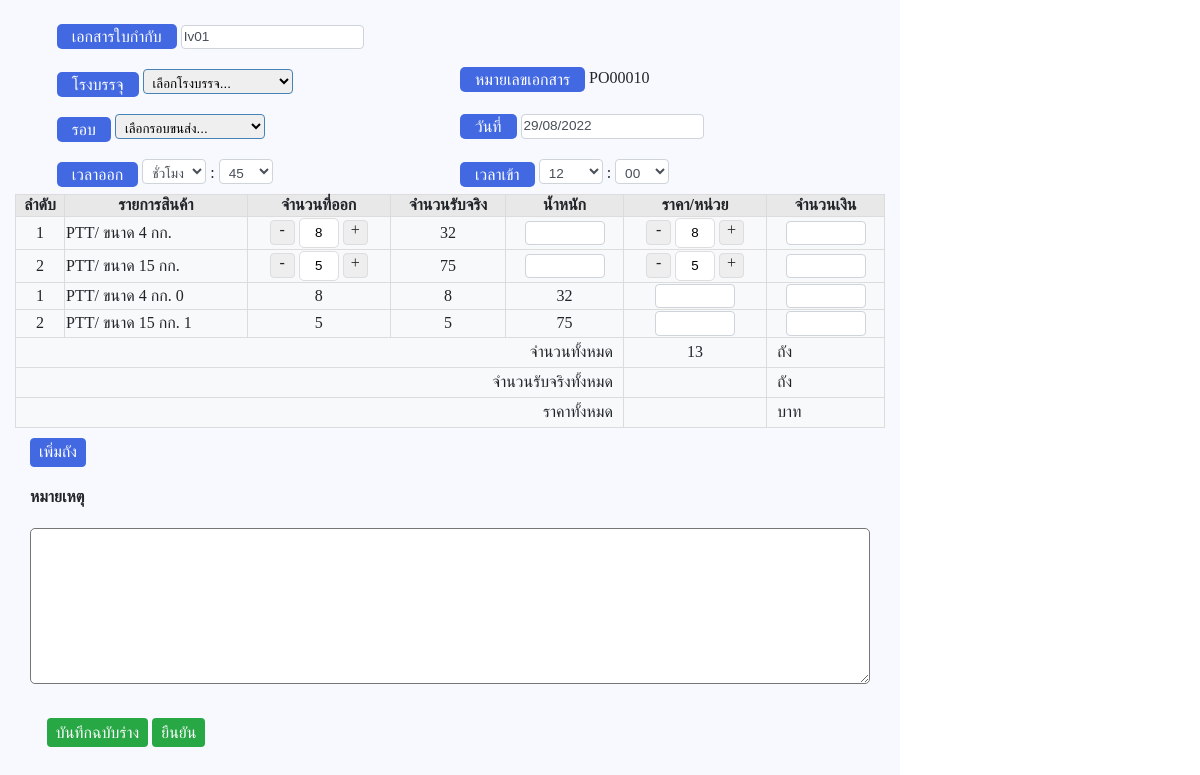
The app's page /edit/old_editPO.php?id=PO00010 with its own data.
### tables this page shows
CREATE TABLE `tb_head_preorder`  (
  `head_po_id` int(11) NOT NULL AUTO_INCREMENT,
  `head_po_title` varchar(255) NULL DEFAULT NULL COMMENT 'หัวข้อ',
  `head_po_docnumber` varchar(255) NULL DEFAULT NULL COMMENT 'หมายเลขเอกสาร',
  `head_po_status` text NULL COMMENT 'สถานะ',
  `head_po_fillstation` varchar(255) NULL DEFAULT NULL COMMENT 'โรงบรรจุ',
  `head_po_comment` text NULL COMMENT 'หมายเหตุ',
  `head_po_round` int(1) NULL DEFAULT NULL COMMENT 'รอบ',
  `head_po_creator` varchar(255) NULL DEFAULT NULL COMMENT 'id ผู้สร้างเอกสาร',
  `head_po_stock_status` enum('Draft','Confirm','Cancel') NULL DEFAULT 'Draft' COMMENT 'สถานะการตัด stock\r\nDraft = ฉบับร่าง\r\nConfirm = ยืนยัน\r\nCancel = ยกเลิก',
  `head_po_docdate` timestamp(0) NULL DEFAULT NULL COMMENT 'วันที่บนเอกสาร',
  `head_po_carID` varchar(255) NULL DEFAULT NULL COMMENT 'id รถ',
  `head_po_driverID` varchar(255) NULL DEFAULT NULL COMMENT 'id คนชับรถ',
  `active_status` enum('Y','N') NULL DEFAULT 'Y' COMMENT 'สถานะการใช้งาน Y = ปกติ, N = ลบ',
  `created_at` timestamp(0) NULL DEFAULT current_timestamp(0) ON UPDATE CURRENT_TIMESTAMP(0),
  `updated_at` timestamp(0) NULL DEFAULT NULL,
  `deleted_at` timestamp(0) NULL DEFAULT NULL,
  PRIMARY KEY (`head_po_id`) USING BTREE
);

CREATE TABLE `tb_head_po_receipt`  (
  `head_pr_id` int(11) NOT NULL AUTO_INCREMENT,
  `head_pr_docnumber` varchar(255) NULL DEFAULT NULL COMMENT 'หมายเลขเอกสาร PR',
  `head_pr_doc_ref` varchar(255) NULL DEFAULT NULL COMMENT 'หมายเลขเอกสารอ้างอิง',
  `head_pr_docnumber_po` varchar(255) NULL DEFAULT NULL COMMENT 'POID',
  `head_pr_fillstation` varchar(255) NULL DEFAULT NULL COMMENT 'โรงบรรจุ',
  `head_pr_creator` varchar(255) NULL DEFAULT NULL COMMENT 'id ผู้สร้างเอกสาร',
  `head_pr_total_amount` int(11) NULL DEFAULT NULL COMMENT 'จำนวนถังทั้งหมด',
  `head_pr_total_price` decimal(11, 0) NULL DEFAULT NULL COMMENT 'ราคาทั้งหมด',
  `head_pr_timeIn` time(0) NULL DEFAULT NULL COMMENT 'เวลาเข้า',
  `head_pr_timeOut` time(0) NULL DEFAULT NULL COMMENT 'เวลาออก',
  `created_at` timestamp(0) NULL DEFAULT current_timestamp(0) ON UPDATE CURRENT_TIMESTAMP(0),
  `updated_at` timestamp(0) NULL DEFAULT NULL,
  `deleted_at` timestamp(0) NULL DEFAULT NULL,
  PRIMARY KEY (`head_pr_id`) USING BTREE
);

CREATE TABLE `tb_po_itemout`  (
  `po_itemOut_id` int(11) NOT NULL AUTO_INCREMENT,
  `po_itemOut_docNo` varchar(11) NULL DEFAULT NULL COMMENT 'เลขที่ใบ PO',
  `po_itemOut_CyBrand` varchar(20) NULL DEFAULT NULL COMMENT 'brand',
  `po_itemOut_CySize` varchar(5) NULL DEFAULT NULL COMMENT 'size',
  `po_itemOut_CySizeWeightID` varchar(255) NULL DEFAULT NULL COMMENT 'Size id จากตาราง items_gas_weightsize (weight_NoID)',
  `po_itemOut_CyAmount` varchar(10) NULL DEFAULT NULL COMMENT 'amount',
  `po_itemOut_type` enum('N','Adv') NULL DEFAULT 'N' COMMENT 'ประเภทถัง N = ปกติ, Adv = ฝากเติม',
  `created_at` timestamp(0) NOT NULL DEFAULT current_timestamp(0) ON UPDATE CURRENT_TIMESTAMP(0),
  `updated_at` timestamp(0) NULL DEFAULT NULL,
  PRIMARY KEY (`po_itemOut_id`) USING BTREE
);

CREATE TABLE `items_gas_weightsize`  (
  `weightSize_id` varchar(255) NULL DEFAULT NULL,
  `active_status` enum('Y','N') NULL DEFAULT NULL,
  `order_by_no` int(11) NULL DEFAULT NULL,
  `weight_NoID` varchar(11) NULL DEFAULT NULL,
  `wightSize` double NULL DEFAULT NULL COMMENT 'ขนาด'
);

### conn.php (called while the page is built, shortened)
<?php
    class DB_con {
        function __construct() {
            $conn = mysqli_connect(DB_HOST, DB_Username, DB_Password, DB_Name);
            $this->dbcon = $conn;
        }
        public function editCylinderPO($POID)
        {
            $result = mysqli_query($this->dbcon, "SELECT * FROM tb_po_itemout
                                                    LEFT JOIN items_gas_weightsize ON tb_po_itemout.po_itemOut_CySizeWeightID = items_gas_weightsize.weight_NoID
                                                    WHERE tb_po_itemout.po_itemOut_docNo = '$POID'
                                                    ORDER BY po_itemOut_CyBrand ASC");
            return $result;
        }
        public function editPO($POID)
        {
            $result = mysqli_query($this->dbcon, "SELECT * FROM tb_head_preorder LEFT JOIN tb_head_po_receipt ON tb_head_preorder.head_po_docnumber = tb_head_po_receipt.head_pr_docnumber_po WHERE head_po_docnumber = '$POID'");
            return $result;
        }
        public function SumAmountItem($POID)
        {
            $result = mysqli_query($this->dbcon, "SELECT sum(po_itemOut_CyAmount) FROM tb_po_itemout WHERE po_itemOut_docNo = '$POID'");
            return $result;
        }
    }
?>

### edit/old_editPO.php (the view, shortened to what this page needs)
<!DOCTYPE html>
<html lang="en">
<head>
    <link rel="stylesheet" href="../css/select2.min.css">
    <link rel="stylesheet" href="../css/custom.css">
    <link rel="stylesheet" href="../css/jquery-ui.min.css">
</head>
<body>
    <section id="purchase">
        <form action="controller/POController.php" method="POST">
            <div class="container">
                <?php
                include_once('../conn.php');
                $fetchdata = new DB_con();
                $sql = $fetchdata->editPO($_GET['id']);
                $row = mysqli_fetch_array($sql);
                $itemPO = $fetchdata->editCylinderPO($_GET['id']);
                $totalSum = $fetchdata->SumAmountItem($_GET['id']);
                $totalItem = mysqli_fetch_array($totalSum); ?>
                <div class="row">
                    <div class="col-50">
                        <label class="label-titile">เอกสารใบกำกับ</label>
                        <input type="text" class="form-control" name="RefDO" placeholder="หมายเลขเอกสารใบกำกับ..." value="<?=$row['head_pr_doc_ref']?>">
                    </div>
                </div>
                <div class="row">
                    <div class="col-50">
                        <label for="filling" class="label-titile">โรงบรรจุ</label>
                        <select class="gas_filling js-example-basic-single" name="gas_filling" id="gas_filling" style="width: 150px;">
                            <option selected disabled>เลือกโรงบรรจุ...</option>
                        </select>
                    </div>
                    <div class="col-50">
                        <label class="label-titile">หมายเลขเอกสาร</label> <?=$_GET['id']?>
                    </div>
                </div>
                <div class="row">
                    <div class="col-50">
                        <label class="label-titile">รอบ</label>
                        <select name="round" id="" class="js-example-basic-single" style="width: 150px;">
                            <option selected disabled>เลือกรอบขนส่ง...</option>
                        </select>
                    </div>
                    <div class="col-50">
                        <label class="label-titile">วันที่</label>
                        <input type="text" class="form-control datepicker" placeholder="วัน/เดือน/ปี" value="<?=($row['created_at'] != null ? date("d/m/Y", strtotime($row['created_at'])) : '')?>">
                    </div>
                </div>
                <div class="row">
                    <div class="col-50">
                        <label class="label-titile">เวลาออก</label>
                        <select name="hourOut" class="form-control">
                            <option selected disabled>ชั่วโมง</option>
                        </select> :
                        <select name="minuteOut" class="form-control">
                            <?php for ($mm=00; $mm <= 60; $mm++) { ?>
                                <option value="<?php echo strlen($mm) < 2 ? '0'.$mm : $mm;?>" <?php echo date("i", strtotime($row['head_pr_timeOut'])) == $mm ? 'selected': ''?>><?php echo strlen($mm) < 2 ? '0'.$mm : $mm;?></option>
                            <?php } ?>
                        </select>
                    </div>
                    <div class="col-50">
                        <label class="label-titile">เวลาเข้า</label>
                        <select name="hourIn" class="form-control">
                            <?php for ($hh=7; $hh <= 22; $hh++) { ?>
                                <option value="<?php echo strlen($hh) < 2 ? '0'.$hh : $hh;?>" <?php echo date("h", strtotime($row['head_pr_timeIn'])) == $hh ? 'selected': ''?>><?php echo strlen($hh) < 2 ? '0'.$hh : $hh;?></option>
                            <?php } ?>
                        </select> :
                        <select name="minuteIn" class="form-control">
                            <?php for ($mm=00; $mm <= 60; $mm++) { ?>
                                <option value="<?php echo strlen($mm) < 2 ? '0'.$mm : $mm;?>" <?php echo date("i", strtotime($row['head_pr_timeIn'])) == $mm ? 'selected': ''?>><?php echo strlen($mm) < 2 ? '0'.$mm : $mm;?></option>
                            <?php } ?>
                        </select>
                    </div>
                </div>
            </div>
            <table >
                <thead>
                    <tr>
                        <th>ลำดับ</th>
                        <th>รายการสินค้า</th>
                        <th>จำนวนที่ออก</th>
                        <th>จำนวนรับจริง</th>
                        <th>น้ำหนัก</th>
                        <th>ราคา/หน่วย</th>
                        <th>จำนวนเงิน</th>
                    </tr>
                </thead>
                <tbody id="edit_PO">
                    <?php
                    foreach ($itemPO as $key => $rows) {
                    $size_r = explode(".",$rows['po_itemOut_CySize']);
                    ?>
                    <tr id="tdAppend_<?=$rows['po_itemOut_CyBrand']?>_<?=$size_r[0].(isset($size_r[1]) ? $size_r[1] : '')?>">
                        <td>
                            <?=$key+1;?>
                        </td>
                        <td style="text-align: left;"><?=$rows['po_itemOut_CyBrand']?>/ ขนาด <?=$rows['po_itemOut_CySize']?> กก.</td>
                        <td>
                            <div class="number" data-brand="<?=$rows['po_itemOut_CyBrand']?>" data-size="<?=$rows['po_itemOut_CySize']?>" data-Cytype="<?=$rows['po_itemOut_type']?>">
                                <span class="minus changeAmount">-</span>
	                            <input class="input_amount itemAmountOut" type="number" value="<?=$rows['po_itemOut_CyAmount']?>" id="input_amount_" data-brand="">
                                <span class="plus changeAmount">+</span>
                            </div>
                        </td>
                        <td>
                            <span id="resultWeite_<?=$rows['po_itemOut_CyBrand']?>_<?=$size_r[0].(isset($size_r[1]) ? $size_r[1] : '')?>"><?=$rows['po_itemOut_CySize'] * $rows['po_itemOut_CyAmount']?></span>
                        </td>
                        <td>
                            <input type="number" name="" class="form-control" style="width: 80px;">
                        </td>
                        <td>
                            <div class="number">
                                <span class="minus changeItemEnt">-</span>
	                            <input name="ItemEnt[<?=$key;?>]" class="input_amount itemEntAmt" type="text" value="<?=$rows['po_itemOut_CyAmount']?>" id="input_amount_" data-brand="">
                                <span class="plus changeItemEnt">+</span>
                            </div>
                        </td>
                        <td>
                            <input type="number" name="priceUnit[<?=$key;?>]" class="form-control" style="width: 80px;">
                        </td>
                    </tr>
                    <?php } ?>
                    <?php
                    foreach ($itemPO as $key => $rows) {
                    $size_r = multiexplode(array(",",".","|",":","("), $rows['po_itemOut_CySize']); ?>
                    <tr id="tdAppend_<?=$rows['po_itemOut_CyBrand']?>_<?=$rows['weight_NoID']?>">
                        <td>
                            <?=$key+1;?>
                        </td>
                        <td style="text-align: left;"><?=$rows['po_itemOut_CyBrand']?>/ ขนาด <?=$rows['po_itemOut_CySize']?> กก. <span id="CountItem"><?=$key?></span></td>
                        <td><div id="qtyIn_<?=$rows['po_itemOut_CyBrand']?>_<?=$rows['weight_NoID']?>"><?=$rows['po_itemOut_CyAmount']?></div></td>
                        <td>
                            <div class="itemAmountrecent_<?=$rows['po_itemOut_CyBrand']?>_<?=$rows['weight_NoID']?>"><?=$rows['po_itemOut_CyAmount']?></div>
                        </td>
                        <td>
                            <span class="itemweight" id="result_weight<?=$rows['po_itemOut_CyBrand']?>_<?=$rows['weight_NoID']?>"><?=(float)$rows['wightSize'] * $rows['po_itemOut_CyAmount']?></span>
                        </td>
                        <td>
                            <input type="number" name="unitprice[<?=$key?>]" class="form-control itemperprice" id="itemperprice_<?=$rows['po_itemOut_CyBrand']?>_<?=$rows['weight_NoID']?>" class="form-control" style="width: 80px;" value="" data-brand="<?=$rows['po_itemOut_CyBrand']?>" data-sizeid="<?=$rows['weight_NoID']?>" data-size="<?=$rows['wightSize']?>" step="any">
                        </td>
                        <td>
                            <input type="number" name="amtprice[<?=$key?>]" id="resultPrice_<?=$rows['po_itemOut_CyBrand']?>_<?=$rows['weight_NoID']?>" class="form-control AmountPrice" data-brand="<?=$rows['po_itemOut_CyBrand']?>" data-size="<?=$rows['order_by_no']?>" style="width: 80px;" data-brand="<?=$rows['po_itemOut_CyBrand']?>" data-sizeid="<?=$rows['weight_NoID']?>" data-size="<?=$rows['wightSize']?>" step="any">
                        </td>
                    </tr>
                    <?php } ?>
                </tbody>
                <tfoot>
                    <tr>
                        <td colspan="5" class="text-right" style="padding-right: 10px;" height="30">จำนวนทั้งหมด</td>
                        <td>
                            <span id="totalitem_PR">
                                <?php echo ($totalItem != null ? $totalItem[0] : '');?>
                            </span>
                        </td>
                        <td class="text-left" style="padding-left: 10px;">ถัง</td>
                    </tr>
                    <tr>
                        <td colspan="5" class="text-right" style="padding-right: 10px;" height="30">จำนวนรับจริงทั้งหมด</td>
                        <td></td>
                        <td class="text-left" style="padding-left: 10px;">ถัง</td>
                    </tr>
                    <tr>
                        <td colspan="5" class="text-right" style="padding-right: 10px;" height="30">ราคาทั้งหมด</td>
                        <td></td>
                        <td class="text-left" style="padding-left: 10px;">บาท</td>
                    </tr>
                </tfoot>
            </table>
            <div class="container">
                <button class="btn btn-primary" style="margin-top: 10px;" onClick="addAdvance('<?=$_GET['id']?>')" type="button">เพิ่มถัง</button>
            </div>
            <div class="container">
                <h4>หมายเหตุ</h4>
                <textarea name="" id="" cols="30" rows="10" style="width: 100%;"><?=$row['head_po_comment']?></textarea>
                <div class="row" style="margin-top: 30px;">
                    <div class="col-12" style="text-align: right;">
                        <button type="button" class="btn btn-success" onclick="btn_submit_draft_preselect()">บันทึกฉบับร่าง</button>
                        <button type="button" class="btn btn-success" onclick="btn_submit_preselect()">ยืนยัน</button>
                    </div>
                </div>
            </div>
        </form>
    </section>
</body>
</html>

### records on screen
tb_head_preorder: RefDO "Iv01", created_at "29/08/2022"
tb_head_po_receipt: minuteOut "45", hourIn "12", minuteIn "00"
tb_po_itemout: po_itemOut_CyBrand "PTT", po_itemOut_CySize "4", po_itemOut_CyAmount "8", $rows['po_itemOut_CySize'] * $rows['po_itemOut_CyAmount'] "32", key "0", (float)$rows['wightSize']*$rows['po_itemOut_CyAmount'] "32"
tb_po_itemout: po_itemOut_CyBrand "PTT", po_itemOut_CySize "15", po_itemOut_CyAmount "5", $rows['po_itemOut_CySize'] * $rows['po_itemOut_CyAmount'] "75", key "1", (float)$rows['wightSize']*$rows['po_itemOut_CyAmount'] "75"

### other values on screen
$_GET['id'] "PO00010"
$totalItem[0] "13"
